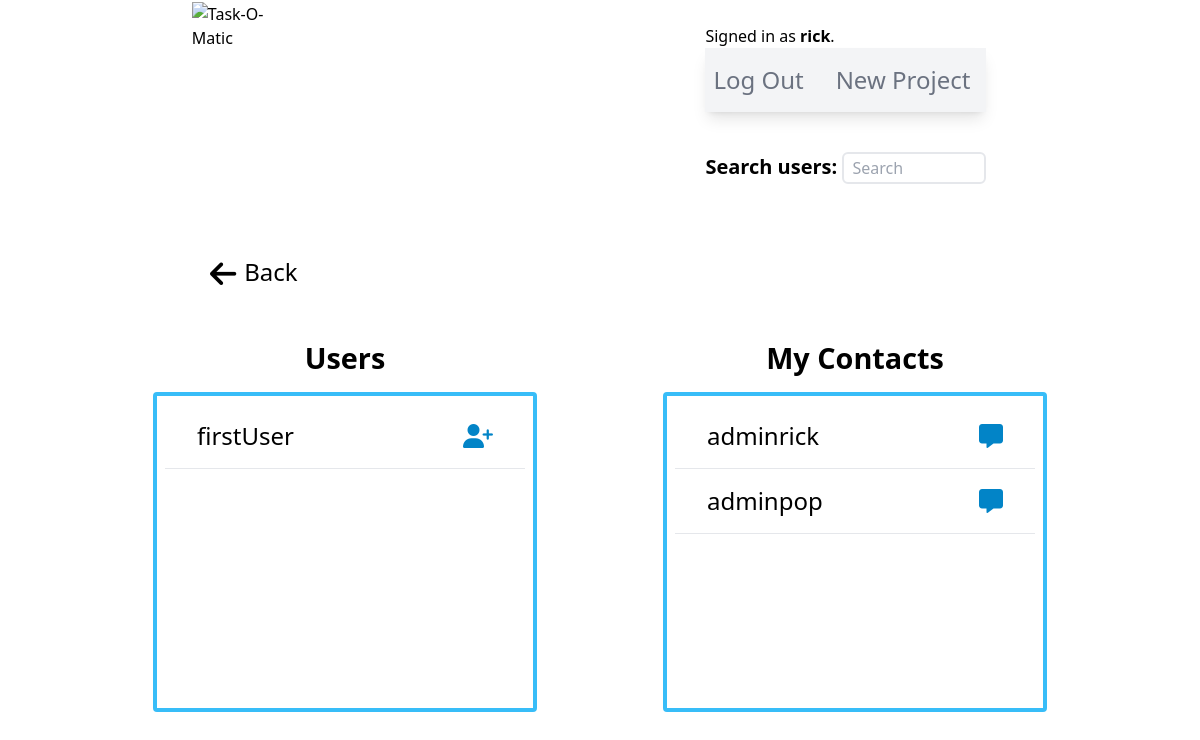
The app's page /users (signed in) with its own data.
### taskomatic/models.py (models this page shows)
class User(AbstractUser):
    pass

### taskomatic/views.py (the view)
# urls.py: path("users", views.users_view, name="users"),
def users_view(request):
    q = request.GET.get('q', '')
    currentUserId = request.user.id
    currentUser = User.objects.get(id=currentUserId)
    users = User.objects.filter(Q(username__icontains=q), ~Q(username=currentUser))
    relationship = Relationship.objects.filter(Q(from_user=currentUser) | Q(to_user=currentUser))
    acceptedRelationshipStatus = {}
    pendingRelationshipStatus = {}
    for relation in relationship:
        if relation.status == 'pending':
            if currentUser == relation.from_user:
                user = str(relation.to_user)
                pendingRelationshipStatus[user] = relation.status
            elif currentUser == relation.to_user:
                user = str(relation.from_user)
                pendingRelationshipStatus[user] = relation.status
        elif relation.status == 'accepted':
            if currentUser == relation.from_user:
                user = str(relation.to_user)
                acceptedRelationshipStatus[user] = relation.status
            elif currentUser == relation.to_user:
                user = str(relation.from_user)
                acceptedRelationshipStatus[user] = relation.status
    context = {
        "users": users,
        "acceptedRelationshipStatus": acceptedRelationshipStatus,
        "pendingRelationshipStatus": pendingRelationshipStatus
    }
    return render(request, "taskomatic/users.html", context)

### taskomatic/templates/taskomatic/users.html (shortened to what this page needs)
{% extends "./layout.html" %}
{% load static %}
{% block body %}
<div class="mx-auto w-[65%] mt-12">
    <a href="{% url 'index' %}" class="hover:text-sky-700 h-full"><i class="fa-solid fa-arrow-left text-3xl pr-2"></i><span class="inline-block text-2xl relative bottom-1">Back</span></a>
</div>
<div class="flex justify-around w-[85%] mx-auto flex-wrap">
    <div class="flex flex-col items-center mt-12">
        <h2 class="text-3xl font-bold mb-4">Users</h2>
        {% if users %}
        <div class="p-2 border-4 border-sky-400 rounded min-h-[20rem] w-96">
            {% for user in users %}
                {% if user.username not in acceptedRelationshipStatus %}
            <div class="flex justify-between items-center mb-4 mt-4">
                <p class="text-2xl ml-8">{{ user.username }}</p>
                    {% if user.username in pendingRelationshipStatus %}
                <button class="text-2xl text-sky-600 hover:text-sky-700 focus:outline-none mr-8 cursor-default" title="Pending">
                    <i class="fa-solid fa-user-plus" style="color: #797a7c;"></i>
                </button>
                    {% else %}
                <button class="text-2xl text-sky-600 hover:text-sky-700 focus:outline-none mr-8" title="Send request">
                    <a href="{% url 'addContact' user.id %}"><i class="fa-solid fa-user-plus"></i></a>
                </button>
                    {% endif %}
            </div>
            <hr>
                {% endif %}
            {% endfor %}
        </div>
        {% else %}
        <div class="p-2 border-4 border-cyan-300 rounded min-h-[20rem] w-96">
            <p class="text-xl text-center mt-10">No users found.</p>
        </div>
        {% endif %}
    </div>
    <div class="flex flex-col items-center mt-12 mb-12">
        <h2 class="text-3xl font-bold mb-4">My Contacts</h2>
        {% if users %}
        <div class="p-2 border-4 border-sky-400 rounded min-h-[20rem] w-96">
            {% for user in users %}
                {% if user.username in acceptedRelationshipStatus %}
            <div class="flex justify-between items-center mb-4 mt-4">
                <p class="text-2xl ml-8">{{ user.username }}</p>
                <button class="text-2xl text-sky-600 hover:text-sky-700 focus:outline-none mr-8" title="Message">
                    <a href=""><i class="fa-solid fa-message"></i></a>
                </button>
            </div>
            <hr>
                {% endif %}
            {% endfor %}
        </div>
        {% else %}
        <div class="p-2 border-4 border-cyan-300 rounded min-h-[20rem] w-96">
            <p class="text-xl text-center mt-10">No users found.</p>
        </div>
        {% endif %}
    </div>
{% endblock body %}

### taskomatic/templates/taskomatic/layout.html (shortened to what this page needs)
{% load static %}
<!DOCTYPE html>
<html lang="en">
<head>
    <link href="{% static 'taskomatic/styles.css' %}" rel="stylesheet">
    <link rel="stylesheet" href="https://cdnjs.cloudflare.com/ajax/libs/font-awesome/6.4.0/css/all.min.css"
/>
    <script src="https://cdn.tailwindcss.com"></script>
</head>
<body id="appBody">
    <header>
        <a href="{% url 'index' %}"><img id="taskLogo" src="https://escrituras-eremitas.com/wp-content/uploads/2023/04/task-O-maticLogo.png" alt="Task-O-Matic"></a>
        <div class="navSection">
            <div>
                {% if user.is_authenticated %}
                    Signed in as <strong>{{ user.username }}</strong>.
                {% else %}
                    Not signed in.
                {% endif %}
            </div>
                <ul class="relative max-w-2xl flex flex-wrap items-center justify-between py-4 bg-gray-100 text-gray-500
                hover:text-gray-700 focus:text-gray-700 shadow-lg navbar navbar-expand-lg navbar-light">
                    {% if user.is_authenticated %}
                        <li class="nav-item pr-2">
                            <a class="nav-link text-2xl text-gray-500 hover:text-gray-700
                            focus:text-gray-700 p-2" href="{% url 'logout' %}">Log Out</a>
                        </li>
                        <li class="nav-item pr-2">
                            <a class="nav-link text-2xl text-gray-500 hover:text-gray-700
                            focus:text-gray-700 p-2" href="{% url 'newProject' %}">New Project</a>
                        </li>
                    {% endif %}
                </ul>
                {% if user.is_authenticated %}
                <form action="{% url 'users' %}">
                    <label for="searchQ" class="text-xl"><b>Search users: </b></label>
                    <input type="text" name="q" id="searchQ" class="border-2 rounded-md mt-10 min-h-[2rem] max-w-[9rem] placeholder:pl-2" placeholder="Search">
                </form>
                {% endif %}
            </div>
    </header>
    {% block body %}
    {% endblock %}
</body>
</html>

### taskomatic/static/taskomatic/styles.css (style rules this page uses)
html { font-size: 16px; }
* { margin: 0; padding: 0; box-sizing: border-box; }
h2 { font-size: 1.8rem !important; font-weight: 600 !important; }
header { display: flex; justify-content: space-around; }
#taskLogo { max-width: 30rem; margin: 2%; }
.navSection { max-width: 20rem; margin: 2%; }

### records on screen
User: username "rick"
User: username "firstUser"
User: username "adminrick"
User: username "adminpop"
